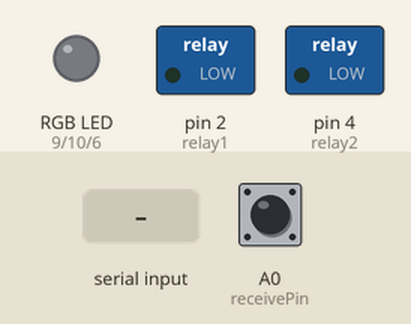
The sketch below on a simulated Arduino Nano, built with avr-gcc and run on an emulated ATmega328P. Shown: switched loads named in the sketch (green lamp = pin HIGH), an RGB LED mixed from three pins (HIGH = lit). The inputs (shaded band) are chosen by the test bench; at power-on: A0 (receivePin) HIGH. Dim RGB values are drawn brighter than linear; random numbers use the default seed unless the sketch sets one; what the sketch prints to the serial monitor is not drawn.

Above: at 1.2 s.
1.3 s: A0 (receivePin) pulled LOW for 0.15 s
At 2.1 s:
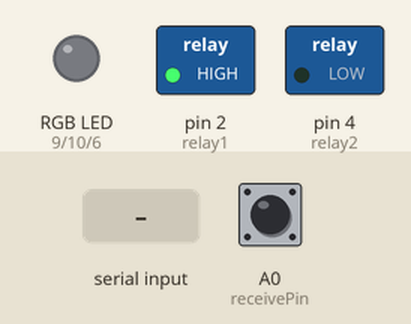
4.4 s: "1\n" received over Serial
At 4.9 s:
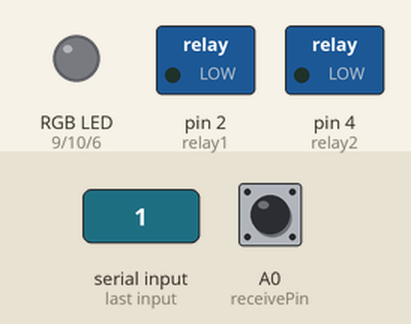
7.4 s: "11\n" received over Serial
At 9.95 s:
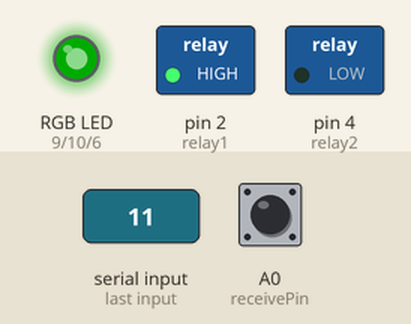
10.4 s: A0 (receivePin) pulled LOW for 1 s
At 11.5 s:
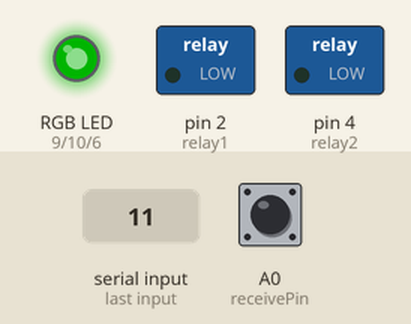
13.4 s: A0 (receivePin) pulled LOW for 0.15 s
At 14.9 s:
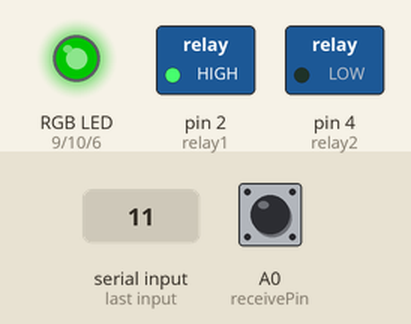
16.4 s: "1,90\n" received over Serial
At 16.55 s:
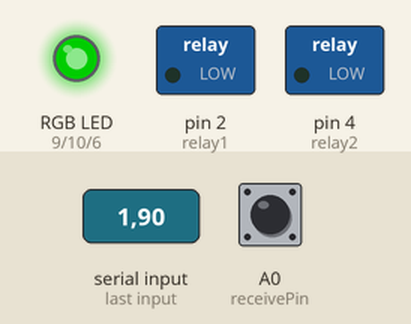
Timing chart, 0 to 26.4 s (numbered marks = the images above; inputs shaded):
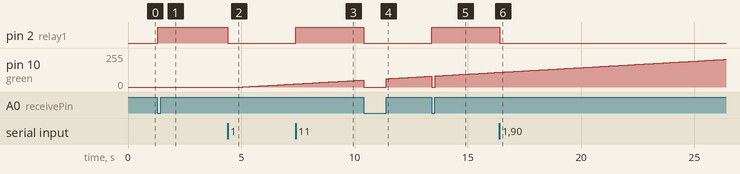

Measured:
- after the input at 1.3 s, pin 2 (relay1): LOW → HIGH at once
- after the input at 4.4 s, pin 2 (relay1): HIGH → LOW at once
- after the input at 7.4 s, pin 2 (relay1): LOW → HIGH at once
- after the input at 10.4 s, pin 2 (relay1): HIGH → LOW at once
- after the input at 13.4 s, pin 2 (relay1): LOW → HIGH at once
- after the input at 16.4 s, pin 2 (relay1): HIGH → LOW at once

The sketch:

cap_sensor_ir_2_relays_rgb_led_strip.ino
```cpp
/*!!!!!!!!! in IRremonteInt.h, set

  // Arduino Duemilanove, Diecimila, LilyPad, Mini, Fio, Nano, etc
  #else
  //#define IR_USE_TIMER1   // tx = pin 9
  #define IR_USE_TIMER2     // tx = pin 3

  #endif */


#include <IRremote.h>
#include <IRremoteInt.h>

#define DEBUG 1
#define HIGHTHRESHOLD 6600
#define LOWTHRESHOLD 6300
#define SPEED 100
#define LEDPAUSE 5000
#define IRDELAY 100


#include "irValues.h"
#include <CapacitiveSensor.h>

String serialIn = "";


short sendPin = A3;
short receivePin = A0;

short relay1 = 2;
short relay2 = 4;
short red = 9;
short green = 10;
short blue = 6;
short iRReceiver = 7;

int newBlue = 0;
int newRed = 0;
int newGreen = 0;

int blueValue = 0;
int greenValue = 0;
int redValue = 0;

bool colorReached = true;

unsigned long lastChange;
unsigned long lastColor;
unsigned long pastIRReading;

int dimColor = 10;


int color;

boolean irClean = false;

int irMainValue;

bool relay1State = LOW;
bool relay2State = LOW;
bool touched = false;
bool playColor = true;
bool ledPower = true;

CapacitiveSensor capSensor = CapacitiveSensor(sendPin, receivePin);
long sensorValue;


IRrecv irrecv(iRReceiver);
decode_results results;

void setup() {
  Serial.begin(9600);

  pinMode(relay1, OUTPUT);
  digitalWrite(relay1, LOW);

  pinMode(relay2, OUTPUT);
  digitalWrite(relay2, LOW);

  pinMode(red, OUTPUT);
  pinMode(blue, OUTPUT);
  pinMode(green, OUTPUT);

  lastChange = millis();
  lastColor = millis();
  pastIRReading = millis();

  irrecv.enableIRIn();
}

void loop() {
  irMainValue = readIR();
  switch (irMainValue) {
    case PLAYPAUSE:
      playColor = !playColor;
      break;
    case PREVIOUS:
      playColor = false;
      color--;
      if (color == -1) color = 5;
      setColor();
      break;
    case NEXT:
      playColor = false;
      color++;
      if (color == 6) color = 0;
      setColor();
      break;
    case PLUS:
      dimColor ++;
      if (dimColor == 11) dimColor = 10;
      break;
    case MINUS:
      dimColor --;
      if (dimColor == 0) dimColor = 1;
      break;
    case GREEN:
      relay2State = !relay2State;
      if (DEBUG) Serial.println("Switched");
      digitalWrite(relay2, relay2State);
      sendChangeSerial(2, relay2State);
      break;
    case RED:
      relay1State = !relay1State;
      if (DEBUG) Serial.println("Switched");
      digitalWrite(relay1, relay1State);
      sendChangeSerial(1, relay1State);
      break;
    case POWER:
      ledPower = !ledPower;
      if (ledPower) {
        analogWrite(blue, blueValue);
        analogWrite(green, greenValue);
        analogWrite(red, redValue);
      } else {
        digitalWrite(blue, LOW);
        digitalWrite(red, LOW);
        digitalWrite(green, LOW);
      }
      sendChangeSerial(3, ledPower);
      break;
    default:
      break;
  }

  sensorValue = capSensor.capacitiveSensorRaw(100);

  if (DEBUG) Serial.println(sensorValue);

  if (sensorValue > HIGHTHRESHOLD && !touched) {
    touched = true;
    digitalWrite(red, LOW);
    digitalWrite(blue, LOW);
    digitalWrite(green, LOW);
    relay1State = !relay1State;
    if (DEBUG) Serial.println("Switched");
    sendChangeSerial(1, relay1State);
    digitalWrite(relay1, relay1State);
  } else if (sensorValue < LOWTHRESHOLD && touched) {
    touched = false;
    if (ledPower) {
      analogWrite(blue, blueValue);
      analogWrite(green, greenValue);
      analogWrite(red, redValue);
    }
  }

  if (blueValue == newBlue && redValue == newRed && greenValue == newGreen && !colorReached) {
    lastColor = millis();
    colorReached = true;
  } else if (colorReached && millis() - lastColor > LEDPAUSE && playColor) {
    colorReached = false;
    color = random(6);
    setColor();
  } if (millis() - lastChange > SPEED) {
    lastChange = millis();
    if (blueValue > newBlue) {
      blueValue--;
    } else if ( blueValue < newBlue) {
      blueValue++;
    }
    if (greenValue > newGreen) {
      greenValue--;
    } else if (greenValue < newGreen) {
      greenValue++;
    }
    if (redValue > newRed) {
      redValue--;
    } else if (redValue < newRed) {
      redValue++;
    } if (!touched && ledPower) {
      analogWrite(blue, blueValue);
      analogWrite(green, greenValue);
      analogWrite(red, redValue);
    }
  }

}

int readIR() {
  if (millis() - pastIRReading > IRDELAY && !irClean) {
    if (irrecv.decode(&results)) {
      irrecv.resume();
    }
    irClean = true;
  }
  if (irClean) {
    if (irrecv.decode(&results)) {
      irrecv.resume();
      irClean = false;
      pastIRReading = millis();
      String value = String(results.value, HEX);
      value.remove(0, 4);
      value.remove(0, 1);
      if (value == left[0] || value == left[1] || value == left[2]) return LEFT;
      else if (value == right[0] || value == right[1] || value == right[2]) return RIGHT;
      else if (value == up[0] || value == up[1] || value == up[2]) return UP;
      else if (value == down[0] || value == down[1] || value == down[2]) return DOWN;
      else if (value == enter[0] || value == enter[1] || value == enter[2]) return ENTER;
      else if (value == settings[0] || value == settings[1] || value == settings[2]) return SETTINGS;
      else if (value == list[0] || value == list[1] || value == list[2]) return LIST;
      else if (value == zero[0] || value == zero[1] || value == zero[2]) return 0;
      else if (value == one[0] || value == one[1] || value == one[2]) return 1;
      else if (value == two[0] || value == two[1] || value == two[2]) return 2;
      else if (value == three[0] || value == three[1] || value == three[2]) return 3;
      else if (value == four[0] || value == four[1] || value == four[2]) return 4;
      else if (value == five[0] || value == five[1] || value == five[2]) return 5;
      else if (value == six[0] || value == six[1] || value == six[2]) return 6;
      else if (value == seven[0] || value == seven[1] || value == seven[2]) return 7;
      else if (value == eight[0] || value == eight[1] || value == eight[2]) return 8;
      else if (value == nine[0] || value == nine[1] || value == nine[2]) return 9;
      else if (value == plus[0] || value == plus[1] || value == plus[2]) return PLUS;
      else if (value == minus[0] || value == minus[1] || value == minus[2]) return MINUS;
      else if (value == playpause[0] || value == playpause[1] || value == playpause[2]) return PLAYPAUSE;
      else if (value == redButton[0] || value == redButton[1] || value == redButton[2]) return RED;
      else if (value == greenButton[0] || value == greenButton[1] || value == greenButton[2]) return GREEN;
      else if (value == previous[0] || value == previous[1] || value == previous[2]) return PREVIOUS;
      else if (value == next[0] || value == next[1] || value == next[2]) return NEXT;
      else if (value == power[0] || value == power[1] || value == power[2]) return POWER;
    }
  }
  return 999;
}

void setColor() {
  switch (color) {
    case 0:
      newBlue = 255;
      newGreen = 0;
      newRed = 0;
      break;
    case 1:
      newBlue = 0;
      newGreen = 255;
      newRed = 0;
      break;
    case 2:
      newBlue = 0;
      newGreen = 0;
      newRed = 255;
      break;
    case 3:
      newBlue = 255;
      newGreen = 255;
      newRed = 0;
      break;
    case 4:
      newBlue = 0;
      newGreen = 255;
      newRed = 255;
      break;
    case 5:
      newBlue = 255;
      newGreen = 0;
      newRed = 255;
      break;
  }
}

void sendChangeSerial(int id, bool newState) {
  Serial.print(id);
  Serial.println(int(newState));
}

void serialEvent() {
  while (Serial.available()) {
    char inChar = (char)Serial.read();
    serialIn += inChar;
    if (inChar == '\n') {
      int id = serialIn.substring(0, 1).toInt();
      bool state = serialIn.substring(1).toInt();
      switch (id) {
        case 1:
          relay1State = state;
          digitalWrite(relay1, relay1State);
          break;
        case 2:
          relay2State = state;
          digitalWrite(relay2, relay2State);
          break;
        case 3:
          ledPower = state;
          break;
        default:
          break;
      }
      serialIn = "";
    }
  }
}
```

irValues.h
```cpp
#ifndef IRVALUES
#define IRVALUES

#define REMOTECODE 8038

#define LEFT 10
#define RIGHT 11
#define UP 12
#define DOWN 13
#define ENTER 14

#define SETTINGS 15
#define LIST 16

#define PLUS 17
#define MINUS 18
#define PLAYPAUSE 19
#define NEXT 20
#define PREVIOUS 21
#define RED 22
#define GREEN 23
#define POWER 24

const String left[] = {"69b", "bd4", "8f6"};
const String right[] = {"69c", "3fa", "d14"};
const String up[] = {"699", "e8f", "0d"};
const String down[] = {"69a", "a89", "d67"};
const String enter[] = {"65c", "9c8", "006"};

const String settings[] = {"654", "ea0", "8e2"};
const String list[] = {"406", "00", "6cc"};

const String zero[] = {"600", "332", "854"};
const String one[] = {"601", "471", "0a3"};
const String two[] = {"602", "541", "17f"};
const String three[] = {"603", "312", "088"};
const String four[] = {"604", "9f4", "456"};
const String five[] = {"605", "9ac", "0be"};
const String six[] = {"606", "47d", "33b"};
const String seven[] = {"607", "934", "1a6"};
const String eight[] = {"608", "d24", "fe6"};
const String nine[] = {"609", "8c1", "937"};

const String plus[] = {"658", "304", "d0a"};
const String minus[] = {"659", "3a1", "0bb"};
const String playpause[] = {"6b8", "c76", "1c0"};
const String next[] = {"62e", "cd5", "baf"};
const String previous[] = {"62f", "18c", "a1a"};
const String redButton[] = {"66d", "834", "d52"};
const String greenButton[] = {"66e", "94d", "86f"};
const String power[] = {"60c", "272", "190"};

#endif
```
